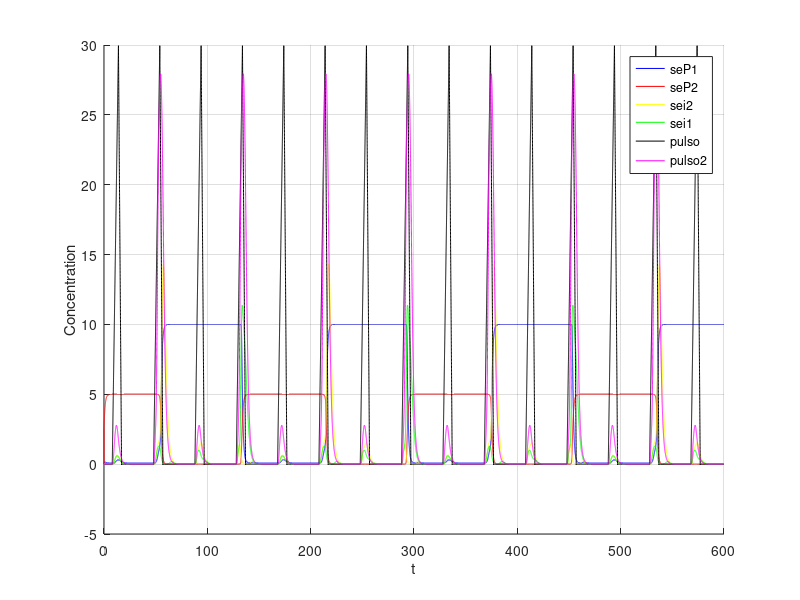
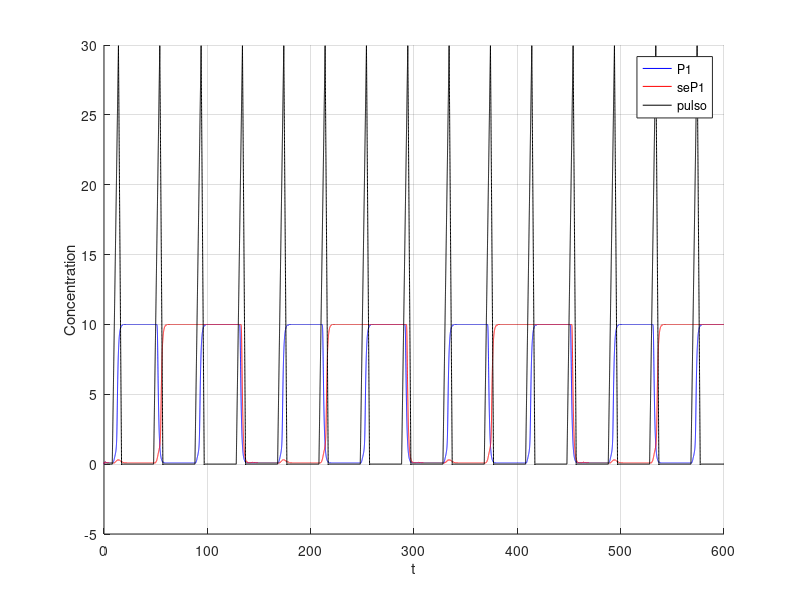

MATLAB code to generate these figures, in order:
clear;

dt=0.01; 
t=0:dt:600; 

%i = 1 ate 60000

p1 = 0;
p2 = 2.5;
ii1 = 0;
ii2 = 0;

%
alpha0 = 0.1;

% maximal expression rates
km1 = 2;
km2 = 2;

%dissociation constant
kp1 = 1;
kp2 = 2;

% parametros do collins para os iis
beta2 =3;
gama2 = 4;

%mass action constant
k1 = 2;

%degradation rate
kd1 = 0.6;

p1s = zeros(1, length(t));
p2s = zeros(1, length(t));

pulso = zeros(1, length(t));

i1s = zeros(1, length(t));
i2s = zeros(1, length(t));

alpha1 = 10; alpha2 = 5;
beta = 3;
gama = 4;

%-------------2bits---------------
% pulso para o segundo switch
pulso2 = zeros(1, length(t));
pulso2aux = 0;

sep1 = 0;
sep2 = 2.5;
seii1 = 0;
seii2 = 0;

% maximal expression rates
sekm1 = 2;
sekm2 = 2;

%dissociation constant
sekp1 = 1;
sekp2 = 2;

% parametros do collins para os iis
sebeta2 =3;
segama2 = 4;

sep1s = zeros(1, length(t));
sep2s = zeros(1, length(t));

sei1s = zeros(1, length(t));
sei2s = zeros(1, length(t));

sealpha1 = 10; sealpha2 = 5;
sebeta = 3;
segama = 4;

for i = 2:length(t)
   
   if (mod(i, 4000) >800 && mod(i,4000)<1400)
     pulso(i) = pulso(i-1)+0.05;
   endif
   
   if (mod(i, 4000) >=1400 && mod(i,4000)<1700)
     pulso(i) = pulso(i-1)-0.1;
   endif
  
  
  div = 1 + p1/kp1 + p2/kp2 + (p1*p2)/(kp1*kp2);
  
  dpdt =  ( pulso(i) * ((1 + p1 / (kp1)) / div)     /   (1 + (ii2 / (1 + p1s(i) ) ) ^ beta2)   ) - ii1;
  ii1 = dpdt * dt + ii1;
  i1s(i) = ii1; 
  
  dpdt = ( pulso(i) * ((1 + p1 / (kp1)) / div)       /              (1 + (ii1 / (1 + p2s(i) ) ) ^ gama2)     ) - ii2;
  ii2 = dpdt * dt + ii2;
  i2s(i) = ii2; 
 
  dpdt = (alpha1 / (1 + (p2 / (1 + i2s(i) ) ) ^ beta )) - p1;
  p1 = dpdt * dt + p1;
  p1s(i) = p1;
  
  dpdt = (alpha2 / (1 + (p1 / (1 + i1s(i)) ) ^ gama)) - p2;
  p2 = dpdt * dt + p2;
  p2s(i) = p2;
  
  
%%  ----------2bits-----------
  dpdt =  k1*i1s(i) -kd1*pulso2aux;
  pulso2aux = dpdt * dt + pulso2aux;
  pulso2(i) = pulso2aux;
  
  sediv = 1 + sep1/sekp1 + sep2/sekp2 + (sep1*sep2)/(sekp1*sekp2);

  dpdt = ( 1.01* pulso2(i) * ((1 + sep1 / (sekp1)) / sediv)     /   (1 + (seii2 / (1 + sep1s(i) ) ) ^ sebeta2)   ) - seii1;
  seii1 = dpdt * dt + seii1;
  sei1s(i) = seii1; 
    
  dpdt = ( pulso2(i) * ((1 + sep1 / (sekp1)) / sediv)       /              (1 + (seii1 / (1 + sep2s(i) ) ) ^ segama2)     ) - seii2;
  seii2 = dpdt * dt + seii2;
  sei2s(i) = seii2; 
 
  dpdt = (sealpha1 / (1 + (sep2 / (1 + sei2s(i) ) ) ^ sebeta )) - sep1;
  sep1 = dpdt * dt + sep1;
  sep1s(i) = sep1;
  
  dpdt = (sealpha2 / (1 + (sep1 / (1 + sei1s(i)) ) ^ segama)) - sep2;
  sep2 = dpdt * dt + sep2;
  sep2s(i) = sep2;


endfor

%figure;
%hold on;
%grid on;
%%plot(t, p1s, 'b;P1;', t ,p2s, 'r;P2;', t , pulso , 'k;pulso;');
%plot(t, p1s, 'b;P1;', t ,p2s, 'r;P2;', t , i2s, 'y;i2;', t ,i1s,'g;i1;', t , pulso , 'k;pulso;');
%
figure;
hold on;
grid on;
%plot(t, p1s, 'b;P1;', t ,p2s, 'r;P2;', t , pulso , 'k;pulso;');
plot(t, sep1s, 'b;seP1;', t ,sep2s, 'r;seP2;', t , sei2s, 'y;sei2;', t ,sei1s,'g;sei1;', t , pulso , 'k;pulso;', t, pulso2, 'm;pulso2;');
xlabel('t');
ylabel('Concentration');

figure;
hold on;
grid on;
%plot(t, p1s, 'b;P1;', t ,p2s, 'r;P2;', t , pulso , 'k;pulso;');
plot(t, p1s, 'b;P1;', t, sep1s, 'r;seP1;', t , pulso , 'k;pulso;');
xlabel('t');
ylabel('Concentration');